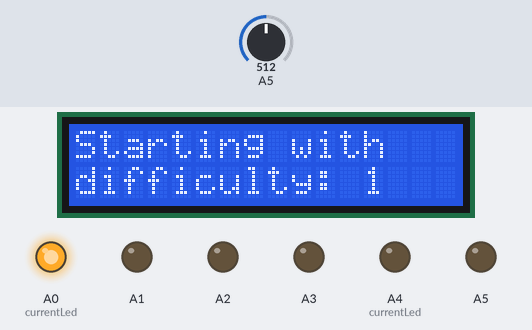
Simulated run of this sketch. Board: Arduino Uno, built with avr-gcc and run on an emulated ATmega328P. On the bench: 16×2 character LCD, output pins drawn as LEDs (lit = HIGH). The inputs (shaded band) are chosen by the test bench; at power-on: A5 = 512. Random numbers use the default seed unless the sketch sets one; what the sketch prints to the serial monitor is not drawn.

Above: at 3.2 s.
3.3 s: A5 set to 0
At 6.2 s:
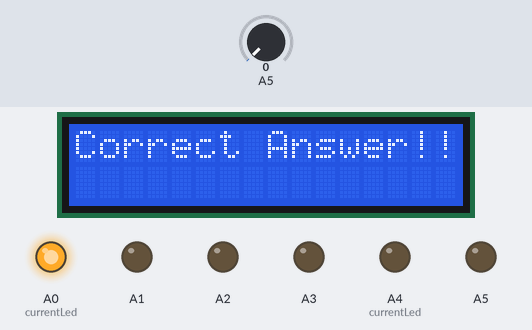
6.3 s: A5 set to 19
7.8 s: A5 set to 122
At 8.7 s:
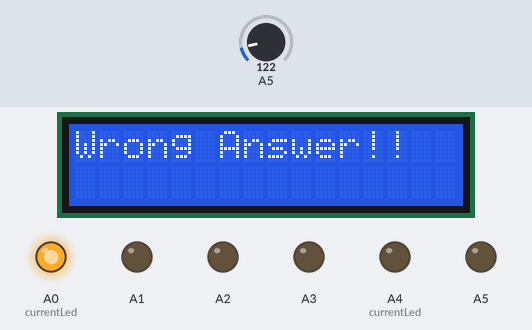
At 12.3 s:
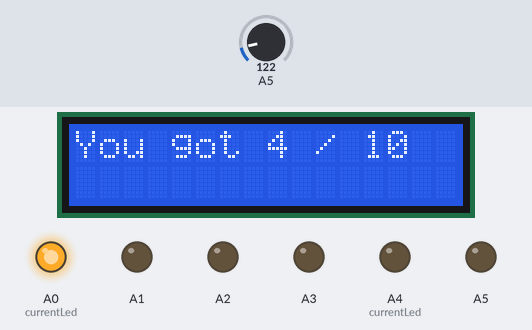
Timing chart, 0 to 13.8 s (numbered marks = the images above; inputs shaded):
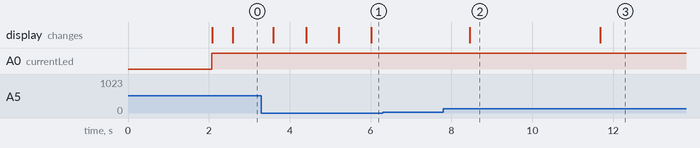

Measured:
- after the input at 6.3 s, every drawn part: stays the same
- what the display in image 2 shows lasts 3.3 s, from 8.4 s to 11.7 s

The sketch:

mathQuiz.ino
```cpp
#include <LiquidCrystal.h>
#include <Keypad.h>

#define   pressedSelect       digitalRead(A0)
#define   pressedIncrement    digitalRead(A1)
#define   pressedDecrement    digitalRead(A2)
#define   pressedDelete       digitalRead(A3)

const byte ROWS = 4;
const byte COLS = 4;
uint8_t    Difficulty = 1;
uint8_t    points = 0;

char keys[ROWS][COLS] = {
  {'1','2','3', 'A'},
  {'4','5','6', 'B'},
  {'7','8','9', 'C'},
  {'*','0','#', 'D'}
};

byte rowPins[ROWS] = {0, A4, 2, 3};
byte colPins[COLS] = {4, 5, 6, 7};

int currentLed     = 14;

LiquidCrystal lcd(13, 12, 11, 10, 9, 8);
Keypad keypad = Keypad( makeKeymap(keys), rowPins, colPins, ROWS, COLS );

void setup() {
  Serial.begin(9600);
  randomSeed(analogRead(A5));


  pinMode(14, OUTPUT);
  pinMode(15, OUTPUT);
  pinMode(16, OUTPUT);
  pinMode(17, OUTPUT);
  pinMode(18, OUTPUT);
  pinMode(19, OUTPUT);

  lcd.begin(16, 2);
  Serial.println("Display Initiated:");
  lcd.setCursor(0, 0);
  lcd.print(" Welcome to the ");
  lcd.setCursor(0, 1);
  lcd.print("    Math Quiz   ");
  delay(2000);
}

void loop() {
  digitalWrite(19, LOW);
  points = 0;
  selectDifficulty();

  while (!pressedSelect) {
    if (pressedDelete) {
      Serial.println("Pressed Delete!");
      selectDifficulty();
    }
  }

  lcd.clear();
  lcd.setCursor(0, 0);
  lcd.print("Starting with");
  lcd.setCursor(0, 1);
  lcd.print("difficulty: ");
  lcd.print(Difficulty);
  delay(1000);
  for (int i = 0 ; i < 10 ; i++) {
    randomSeed(analogRead(A5));
    if (Difficulty == 1) {
      randomMathGenerator(1, 9);
    }
    else if (Difficulty == 2) {
      randomMathGenerator(10, 20);
    }
    else if (Difficulty == 3) {
      randomMathGenerator(21, 100);
    }
    else if (Difficulty == 4) {
      randomMathGenerator(101, 1000);
    }
    else {
      randomMathGenerator(1001, 10000);
    }
  }

  lcd.clear();
  lcd.setCursor(0, 0);
  lcd.print("You got ");
  lcd.print(points);
  lcd.print(" / 10");
  if(points > 9){
    lcd.setCursor(0, 1);
    lcd.print("Congratulations!");
  }
  if(points >= 8){
    digitalWrite(19, HIGH);
  }
  else{
    digitalWrite(19, LOW);
  }

  delay(10000);
}

void randomMathGenerator(int High, int Low) {
  randomSeed(analogRead(A5));
  lcd.clear();
  int sign = random(0, 3);
  if (sign == 0) {
    int random1 = random(Low, High);
    int random2 = random(Low, High);
    lcd.setCursor(0, 0);
    lcd.print(random1);
    lcd.print(" + ");
    lcd.print(random2);
    lcd.print(" =?");
    if (getValue() == random1 + random2) {
      points++;
      lcd.clear();
      lcd.setCursor(0, 0);
      lcd.println("Correct Answer!!");
      delay(800);
    }
    else {
      lcd.clear();
      lcd.setCursor(0, 0);
      lcd.println("Wrong Answer!!");
      delay(800);
    }
  }

  else if (sign == 1) {
    int random1 = random(Low, High);
    int random2 = random(Low, High);
    lcd.setCursor(0, 0);
    lcd.print((random1 > random2) ? random1 : random2);
    lcd.print(" - ");
    lcd.print((random1 < random2) ? random1 : random2);
    lcd.print(" =?");

    if (getValue() == abs(random1 - random2)) {
      points++;
      lcd.clear();
      lcd.setCursor(0, 0);
      lcd.println("Correct Answer!!");
      delay(800);
    }
    else {
      lcd.clear();
      lcd.setCursor(0, 0);
      lcd.println("Wrong Answer!!");
      delay(800);
    }
  }

  else if (sign == 2) {
    int random1 = random(Low, High);
    int random2 = random(Low, High);
    lcd.setCursor(0, 0);
    lcd.print(random1);
    lcd.print(" X ");
    lcd.print(random2);
    lcd.print(" =?");

    if (getValue() == random1 * random2) {
      points++;
      lcd.clear();
      lcd.setCursor(0, 0);
      lcd.println("Correct Answer!!");
      delay(800);
    }
    else {
      lcd.clear();
      lcd.setCursor(0, 0);
      lcd.println("Wrong Answer!!");
      delay(800);
    }
  }

  else if (sign == 3) {
    int random1 = random(Low, High);
    int random2 = random(1, random1);

    int result = random1 / random2;

    random1 = result * random2;


    lcd.setCursor(0, 0);
    lcd.print(random1);
    lcd.print(" / ");
    lcd.print(random2);
    lcd.print(" =?");

    if (getValue() == random1 / random2) {
      points++;
      lcd.clear();
      lcd.setCursor(0, 0);
      lcd.println("Correct Answer!!");
      delay(800);
    }
    else {
      lcd.clear();
      lcd.setCursor(0, 0);
      lcd.println("Wrong Answer!!");
      delay(800);
    }
  }

}

int getValue() {
  int num = 0;
  lcd.setCursor(0, 1);
  lcd.print(num);
  while (!pressedSelect) {
    char key = keypad.getKey();
    if (key) {
      num *= 10;
      num += (key - 48);
      lcd.setCursor(0, 1);
      lcd.print("                ");
      lcd.setCursor(0, 1);
      lcd.print(num);
    }
    if (pressedDelete) {
      num /= 10;
      lcd.setCursor(0, 1);
      lcd.print("                ");
      lcd.setCursor(0, 1);
      lcd.print(num);
      delay(500);
    }
  }
  return num;
}


void selectDifficulty() {
  lcd.clear();
  lcd.setCursor(0, 0);
  lcd.print("Please Select   ");
  lcd.setCursor(0, 1);
  lcd.print("difficulty: ");
  lcd.setCursor(12, 1);
  lcd.print(Difficulty);
  turnOff();
  digitalWrite(currentLed, HIGH);
  while (!pressedSelect) {
    if (pressedIncrement) {
      currentLed++;
      Difficulty++;
      if (Difficulty > 5) {
        Difficulty = 5;
        currentLed = 18;
      }
      lcd.setCursor(12, 1);
      lcd.print(Difficulty);
      delay(500);
    }
    if (pressedDecrement) {
      Difficulty--;
      currentLed--;
      if (Difficulty < 1) {
        Difficulty = 1;
        currentLed = 14;
      }
      lcd.setCursor(12, 1);
      lcd.print(Difficulty);
      delay(500);
    }
    turnOff();
    digitalWrite(currentLed, HIGH);
  }
  lcd.clear();
  lcd.setCursor(0, 0);
  lcd.print("Are you sure to");
  lcd.setCursor(0, 1);
  lcd.print("select ");
  lcd.setCursor(7, 1);
  lcd.print(Difficulty);
  lcd.print("?");
  delay(500);
}

void turnOff(){
  for(int i = 14; i < 19 ; i++){
    digitalWrite(i, LOW);
  }
}

unsigned long generateRealRandom(int min, int max){
  randomSeed(analogRead(A5));
  uint64_t realRandom = random(1, 10) + random(1, 100) + random(1, 1000) + random(1, 10000);
  realRandom %= (max - min);
  realRandom += min;
  return realRandom;
}
```
